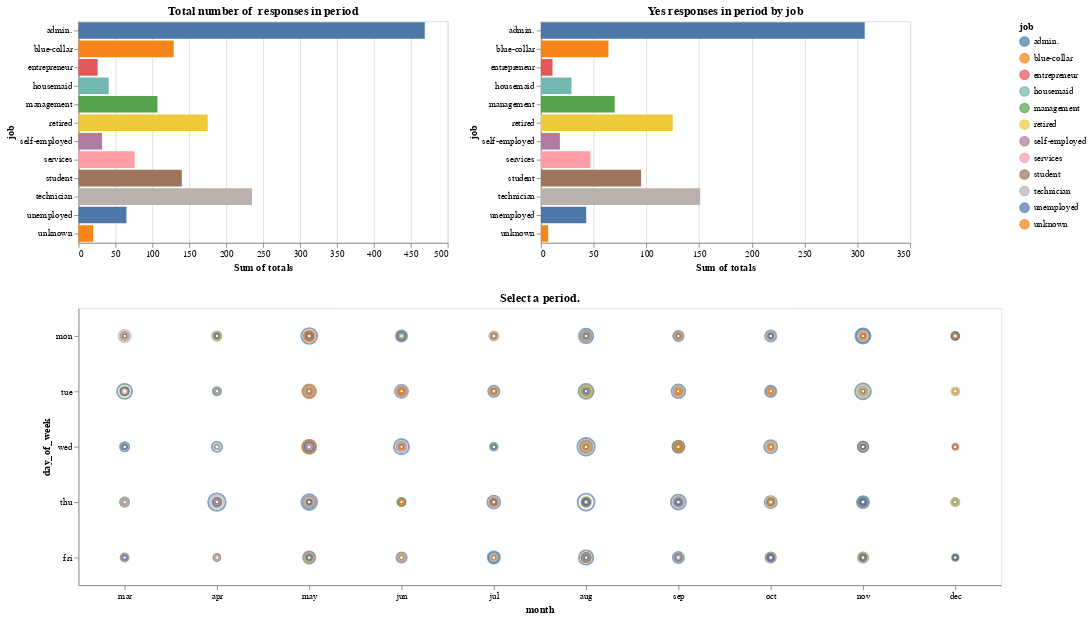

Notebook cell for this chart:
### Code cell
# final interactive approach to show the interaction between month, days and jobs responses positives
brush = alt.selection_interval()

points = alt.Chart(contacted_regroup).mark_point().encode(
    x= alt.X('month', sort = month_names_in_order, axis =alt.Axis(labelAngle= 0)),
    y= alt.Y('day_of_week', sort = week_days_orderer),
    size= alt.Size('totals',legend = None),
    color=alt.condition(brush, 'job', alt.value('lightgray'))
).add_selection(
    brush
).properties(
    width = 1000,
    height = 300,
    title= 'Select a period.'
)

bars = alt.Chart(contacted_regroup).mark_bar().encode(
    y='job',
    color='job',
    x='sum(totals)'
).transform_filter(
    brush
).properties(
    title = ' Total number of  responses in period'
)

bars_yes = alt.Chart (contacted_regroup_yes).mark_bar().encode(
    y ='job',
    color = 'job',
    x= 'sum(totals)'
).transform_filter(
    brush
).properties(
    title=  'Yes responses in period by job'
)
(bars | bars_yes) & points

### Figure 1 — Vega-Lite specification as saved in the notebook (floating-point values rounded to 4 significant figures; data arrays with more than 128 entries replaced by an {"elided": "..."} marker saying what was removed)
{"config": {"view": {"continuousWidth": 400, "continuousHeight": 300}}, "vconcat": [{"hconcat": [{"data": {"name": "data-6ee073801c88e49bc71cf6428780e369"}, "mark": "bar", "encoding": {"color": {"field": "job", "type": "nominal"}, "x": {"aggregate": "sum", "field": "totals", "type": "quantitative"}, "y": {"field": "job", "type": "nominal"}}, "title": " Total number of  responses in period", "transform": [{"filter": {"selection": "selector022"}}]}, {"data": {"name": "data-5ac63de7ddcf082ff365bd152e1e2f28"}, "mark": "bar", "encoding": {"color": {"field": "job", "type": "nominal"}, "x": {"aggregate": "sum", "field": "totals", "type": "quantitative"}, "y": {"field": "job", "type": "nominal"}}, "title": "Yes responses in period by job", "transform": [{"filter": {"selection": "selector022"}}]}]}, {"data": {"name": "data-6ee073801c88e49bc71cf6428780e369"}, "mark": "point", "encoding": {"color": {"condition": {"field": "job", "type": "nominal", "selection": "selector022"}, "value": "lightgray"}, "size": {"field": "totals", "legend": null, "type": "quantitative"}, "x": {"axis": {"labelAngle": 0}, "field": "month", "sort": ["jan", "feb", "mar", "apr", "may", "jun", "jul", "aug", "sep", "oct", "nov", "dec"], "type": "nominal"}, "y": {"field": "day_of_week", "sort": ["mon", "tue", "wed", "thu", "fri"], "type": "nominal"}}, "height": 300, "selection": {"selector022": {"type": "interval"}}, "title": "Select a period.", "width": 1000}], "$schema": "https://vega.github.io/schema/vega-lite/v4.17.0.json", "datasets": {"data-6ee073801c88e49bc71cf6428780e369": {"elided": "604 records"}, "data-5ac63de7ddcf082ff365bd152e1e2f28": {"elided": "338 records"}}}
